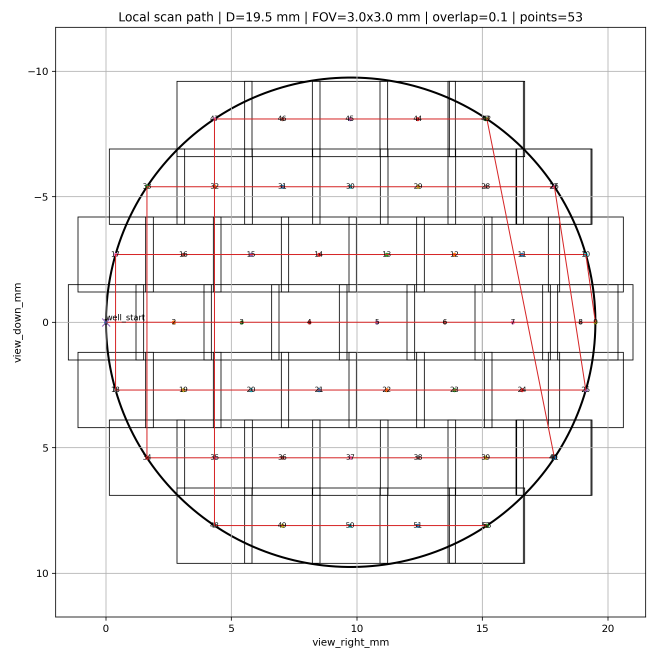
#> input picture local_scan_path_19p5mm_3x3_overlap0p1.png, 1980 x 1980 px (shown at 1/3 size)
$ python demo.py --inputs local_scan_path_19p5mm_3x3_overlap0p1.png --out out.png
#> lines starting #> are read from the running program, lines starting #| are printed output that depends on the picture; after the words box and inside, x2 and y2 are one past the last pixel; in counts of white or black regions, pixels touching at a corner belong together
import cv2
import json
import argparse
import numpy as np
from pathlib import Path


def to_gray_u8(img):
    if img.ndim == 3:
        if img.shape[2] == 4:
            img = img[:, :, :3]
        gray = cv2.cvtColor(img, cv2.COLOR_BGR2GRAY)
    else:
        gray = img

    if gray.dtype == np.uint16:
        lo, hi = np.percentile(gray, (1, 99))
        hi = max(hi, lo + 1.0)
        x = np.clip((gray.astype(np.float32) - lo) / (hi - lo), 0, 1)
        gray = (x * 255).astype(np.uint8)
    elif gray.dtype != np.uint8:
        gray = cv2.normalize(gray, None, 0, 255, cv2.NORM_MINMAX).astype(np.uint8)

    return gray


def fill_holes(binary_u8):
    h, w = binary_u8.shape
    inv = cv2.bitwise_not(binary_u8)
    mask = np.zeros((h + 2, w + 2), np.uint8)
    flood = inv.copy()
    cv2.floodFill(flood, mask, (0, 0), 255)
    holes = cv2.bitwise_not(flood)
    return cv2.bitwise_or(binary_u8, holes)


# [30 lines left out: functions centroid_from_mask, safe_point_from_mask, not called in this run]


def segment_binary(gray_u8, bg_blur_ksize=61, coarse_blur_ksize=101, close_ksize=51):
    clahe = cv2.createCLAHE(clipLimit=2.0, tileGridSize=(8, 8))
    g = clahe.apply(gray_u8)

    k = int(bg_blur_ksize) | 1
    bg = cv2.GaussianBlur(g, (k, k), 0)
    pre = cv2.addWeighted(g, 1.0, bg, -1.0, 0)
    pre = cv2.normalize(pre, None, 0, 255, cv2.NORM_MINMAX).astype(np.uint8)

    k2 = int(coarse_blur_ksize) | 1
    smooth = cv2.GaussianBlur(pre, (k2, k2), 0)
    smooth = cv2.normalize(smooth, None, 0, 255, cv2.NORM_MINMAX).astype(np.uint8)

    _, bw = cv2.threshold(smooth, 0, 255, cv2.THRESH_BINARY + cv2.THRESH_OTSU)

    h, w = bw.shape

    def foreground_ratio(x):
        return float((x > 0).sum()) / float(h * w)

    r1 = foreground_ratio(bw)
    r2 = foreground_ratio(cv2.bitwise_not(bw))

    def score(r):
        pen = 0.0
        if r < 0.001:
            pen += (0.001 - r) * 5000
        if r > 0.85:
            pen += (r - 0.85) * 5000
        return -pen

    bw_use = bw if score(r1) >= score(r2) else cv2.bitwise_not(bw)

    ck = int(close_ksize) | 1
    kernel = cv2.getStructuringElement(cv2.MORPH_ELLIPSE, (ck, ck))
    bw_use = cv2.morphologyEx(bw_use, cv2.MORPH_CLOSE, kernel, iterations=1)
    bw_use = fill_holes(bw_use)
    return bw_use


def extract_components(binary_u8, min_area=5000000, max_area=None):
    lab = (binary_u8 > 0).astype(np.uint8)
    n, labels, stats, _ = cv2.connectedComponentsWithStats(lab, connectivity=8)

    components = []
    for idx in range(1, n):
        area = int(stats[idx, cv2.CC_STAT_AREA])
        if area < min_area:
            continue
        if max_area is not None and area > max_area:
            continue

        comp_mask = (labels == idx).astype(np.uint8) * 255
        components.append(comp_mask)

    return components


# [23 lines left out: functions compute_roundness, bbox_from_mask, not called in this run]


def draw_overlay(gray_u8, targets):
    vis = cv2.cvtColor(gray_u8, cv2.COLOR_GRAY2BGR)
    contour_thickness = 10
    center_radius = 26
    font_scale = 2.0
    font_thickness = 6

    for t in targets:
        mask_u8 = t["mask"]
        contours, _ = cv2.findContours(mask_u8, cv2.RETR_EXTERNAL, cv2.CHAIN_APPROX_SIMPLE)
        if contours:
            cv2.drawContours(vis, contours, -1, (0, 255, 0), contour_thickness, cv2.LINE_AA)

        c = t["center_pixel"]
        # sp = t["safe_point"]
        tid = t["target_id"]

        if c is not None:
            cx, cy = int(round(c[0])), int(round(c[1]))
            cv2.circle(vis, (cx, cy), center_radius, (0, 0, 255), -1, cv2.LINE_AA)
            cv2.circle(vis, (cx, cy), center_radius + 4, (255, 255, 255), 2, cv2.LINE_AA)
            text_org = (cx + 36, cy - 36)
            cv2.putText(
                vis, tid, text_org,
                cv2.FONT_HERSHEY_SIMPLEX, font_scale, (255, 255, 255), font_thickness + 3, cv2.LINE_AA
            )
            cv2.putText(
                vis, tid, text_org,
                cv2.FONT_HERSHEY_SIMPLEX, font_scale, (0, 0, 255), font_thickness, cv2.LINE_AA
            )

        # if sp is not None:
        #     cv2.circle(vis, (int(sp[0]), int(sp[1])), 12, (0, 255, 255), -1, cv2.LINE_AA)

    return vis


def build_targets(component_masks, border_margin=10):
    targets = []

    for i, mask in enumerate(component_masks, start=1):
        area = int(mask.sum() // 255)
        centroid = centroid_from_mask(mask)
        safe_point, safe_radius = safe_point_from_mask(mask, border_margin=border_margin)
        bbox = bbox_from_mask(mask)
        roundness = compute_roundness(mask)

        targets.append({
            "target_id": f"C{i:02d}",
            "mask": mask,
            "area": area,
            "center_pixel": None if centroid is None else [float(centroid[0]), float(centroid[1])],
            "safe_point": None if safe_point is None else [int(safe_point[0]), int(safe_point[1])],
            "safe_radius_px": float(safe_radius),
            "bbox": bbox,
            "roundness": roundness,
        })

    # 按面积降序排序
    targets.sort(key=lambda x: x["area"], reverse=True)

    # 重新编号和排名
    for rank, t in enumerate(targets, start=1):
        t["rank"] = rank
        t["target_id"] = f"C{rank:02d}"

    return targets


def save_result_json(json_path, image_name, image_shape, targets, overlay_path):
    h, w = image_shape[:2]

    # 图像中心（像素）
    image_center = [round((w-1) / 2.0, 3), round((h-1) / 2.0, 3)]

    # 已知视野尺寸：6.5 mm × 6.5 mm
    fov_width_mm = 6.5
    fov_height_mm = 6.5

    mm_per_pixel = {
        "x": round(fov_width_mm / float(w), 6),
        "y": round(fov_height_mm / float(h), 6)
    }

    payload = {
        "image_id": Path(image_name).stem,
        "image_name": image_name,
        "image_size": {
            "width": int(w),
            "height": int(h),
        },
        "fov_size_mm": {
            "width": fov_width_mm,
            "height": fov_height_mm
        },
        "image_center": image_center,
        "mm_per_pixel": mm_per_pixel,
        "candidate_count": len(targets),
        "overlay_path": str(overlay_path),
        "candidates": []
    }

    for t in targets:
        center_pixel = None
        offset_from_image_center_px = None
        offset_from_image_center_mm = None

        if t["center_pixel"] is not None:
            cx, cy = t["center_pixel"]
            center_pixel = [round(cx, 3), round(cy, 3)]

            dx_px = cx - image_center[0]
            dy_px = cy - image_center[1]
            offset_from_image_center_px = [
                round(dx_px, 3),
                round(dy_px, 3)
            ]

            offset_from_image_center_mm = [
                round(dx_px * mm_per_pixel["x"], 6),
                round(dy_px * mm_per_pixel["y"], 6)
            ]

        payload["candidates"].append({
            "target_id": t["target_id"],
            "rank": t["rank"],
            "area": t["area"],
            "bbox": t["bbox"],
            "roundness": round(t["roundness"], 6),
            "center_pixel": center_pixel,
            "offset_from_image_center_px": offset_from_image_center_px,
            "offset_from_image_center_mm": offset_from_image_center_mm,
            "safe_point": t["safe_point"],
            "safe_radius_px": round(t["safe_radius_px"], 3),
            "mask_path": t["mask_path"],
        })

    with open(json_path, "w", encoding="utf-8") as f:
        json.dump(payload, f, ensure_ascii=False, indent=2)


def main():
    ap = argparse.ArgumentParser()
    ap.add_argument("--inputs", nargs="+", required=True, help="输入图像路径列表")
    ap.add_argument("--out", required=True, help="输出目录")
    ap.add_argument("--border_margin", type=int, default=10, help="安全点边界留白像素")
    ap.add_argument("--min_area", type=int, default=2000000, help="最小目标面积阈值")
    ap.add_argument("--max_area", type=int, default=0, help="最大目标面积阈值，0表示不限制")
    args = ap.parse_args()

    out_dir = Path(args.out)
    masks_dir = out_dir / "masks"
    overlays_dir = out_dir / "overlays"
    json_dir = out_dir / "json"

    masks_dir.mkdir(parents=True, exist_ok=True)
    overlays_dir.mkdir(parents=True, exist_ok=True)
    json_dir.mkdir(parents=True, exist_ok=True)

    max_area = None if args.max_area <= 0 else args.max_area

    for p in args.inputs:
        p = Path(p)
        img = cv2.imread(str(p), cv2.IMREAD_UNCHANGED)
#> img is the input picture: shape (1980, 1980, 4); mean B, G, R, A 241.2, 241.1, 242.8, 255
        if img is None:
            raise RuntimeError(f"Failed to read: {p}")

        gray = to_gray_u8(img)
#> in to_gray_u8, `gray = cv2.cvtColor(img, cv2.COLOR_BGR2GRAY)`:
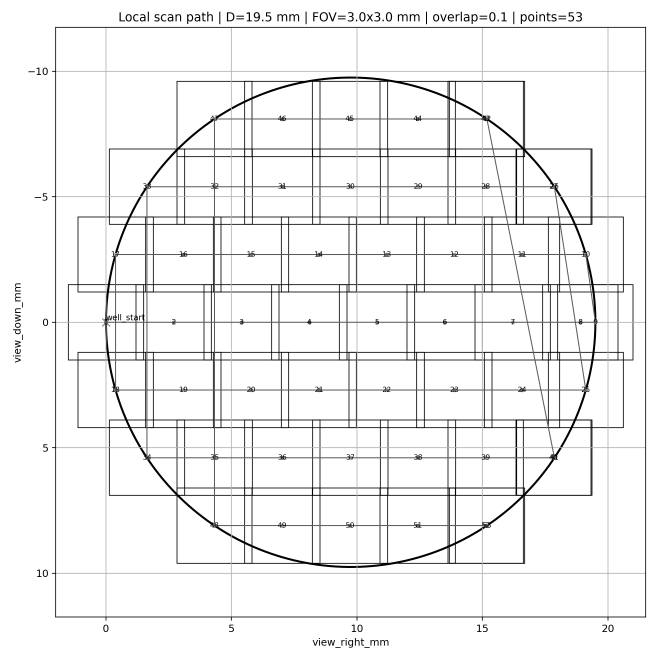
#> gray: shape (1980, 1980) (shown at 1/3 size); min 0, max 255, mean 241.7
        binary = segment_binary(gray)
#> in segment_binary, `bg = cv2.GaussianBlur(g, (k, k), 0)`:
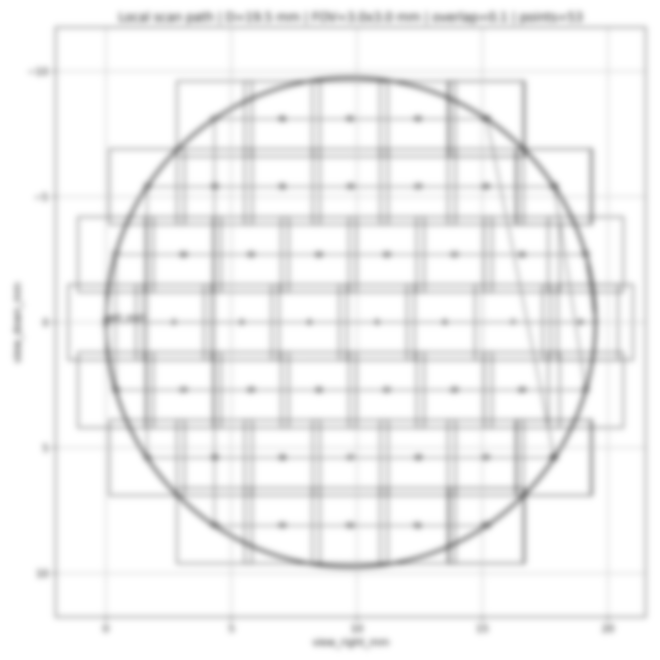
#> bg: shape (1980, 1980) (shown at 1/3 size); min 134, max 255, mean 241.7
#> in segment_binary, `pre = cv2.addWeighted(g, 1.0, bg, -1.0, 0)`:
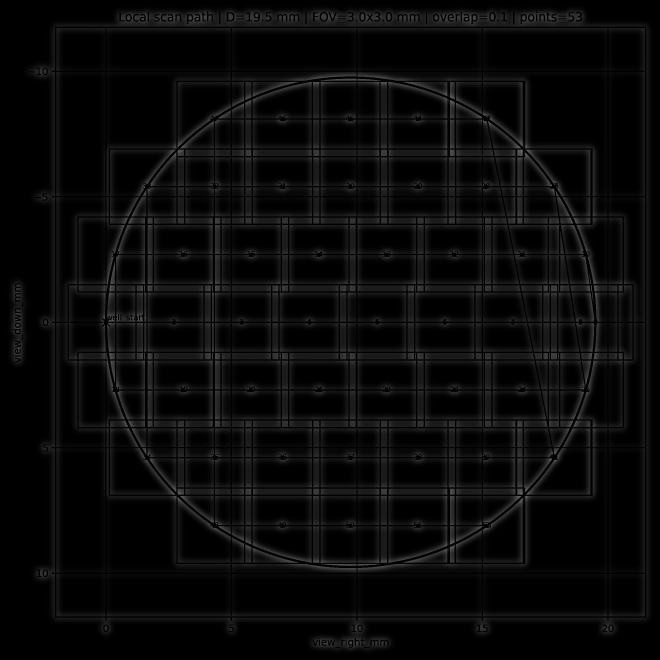
#> pre: shape (1980, 1980) (shown at 1/3 size); min 0, max 116, mean 9.9
#> in segment_binary, `pre = cv2.normalize(pre, None, 0, 255, cv2.NORM_MINMAX).astype(np.uint8)`:
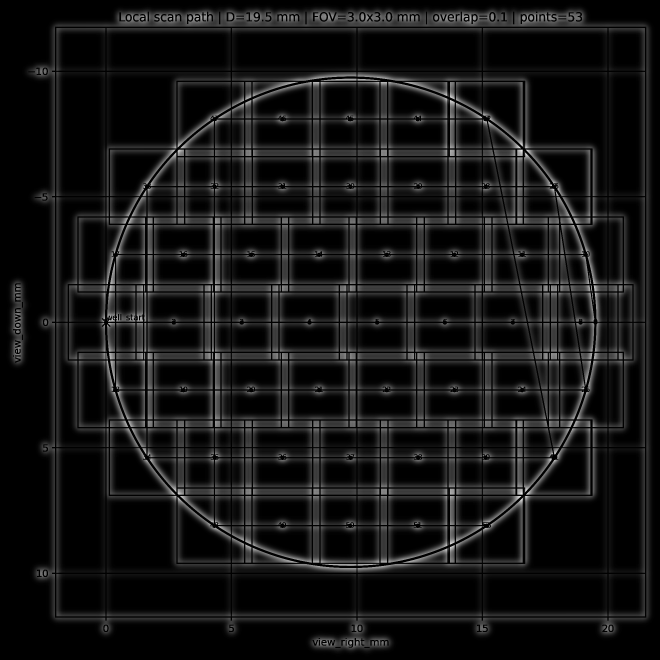
#> pre: shape (1980, 1980) (shown at 1/3 size); min 0, max 255, mean 21.7
#> in segment_binary, `smooth = cv2.normalize(smooth, None, 0, 255, cv2.NORM_MINMAX).astype(n..`:
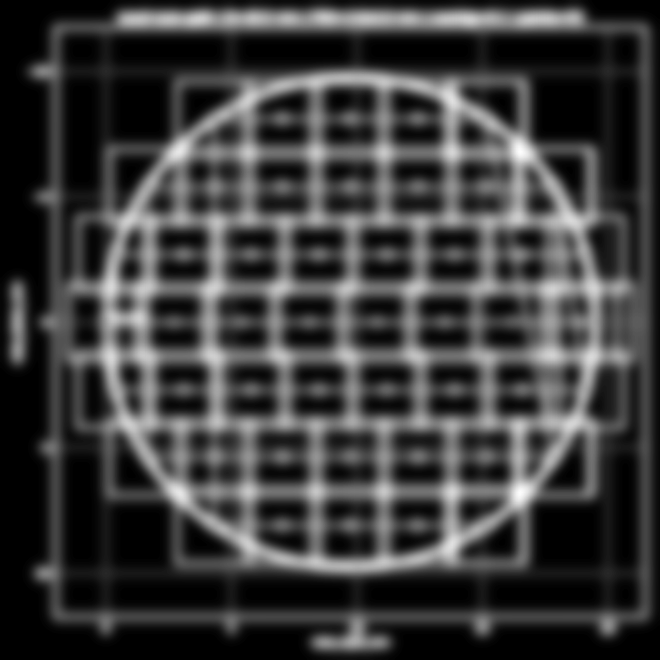
#> smooth: shape (1980, 1980) (shown at 1/3 size); min 0, max 255, mean 61.5
#> in segment_binary, `_, bw = cv2.threshold(smooth, 0, 255, cv2.THRESH_BINARY + cv2.THRESH_O..`:
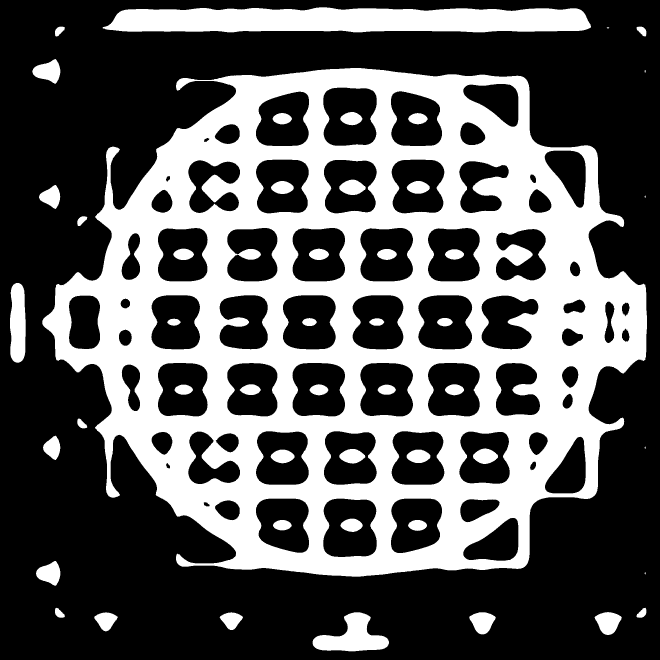
#> bw: shape (1980, 1980) (shown at 1/3 size); 35.8% white; 54 white regions (7 under 20 px), largest, box (x1, y1, x2, y2) and area: (127, 204, 1941, 1730) 1212264, (308, 22, 1773, 97) 94780, (938, 1837, 1167, 1954) 14100
#> in segment_binary, `r1 = foreground_ratio(bw)`: r1 = 0.358
#> in segment_binary, `r2 = foreground_ratio(cv2.bitwise_not(bw))`: r2 = 0.642
#> in segment_binary, `bw_use = cv2.morphologyEx(bw_use, cv2.MORPH_CLOSE, kernel, iterations=1)`: bw_use: shape (1980, 1980); 37.2% white; 30 white regions (3 under 20 px), largest, box (x1, y1, x2, y2) and area: (126, 204, 1941, 1730) 1299342, (308, 0, 1773, 97) 96152, (938, 1837, 1167, 1954) 14249
        component_masks = extract_components(binary, min_area=args.min_area, max_area=max_area)
#> in extract_components, `n, labels, stats, _ = cv2.connectedComponentsWithStats(lab, connectivi..`:
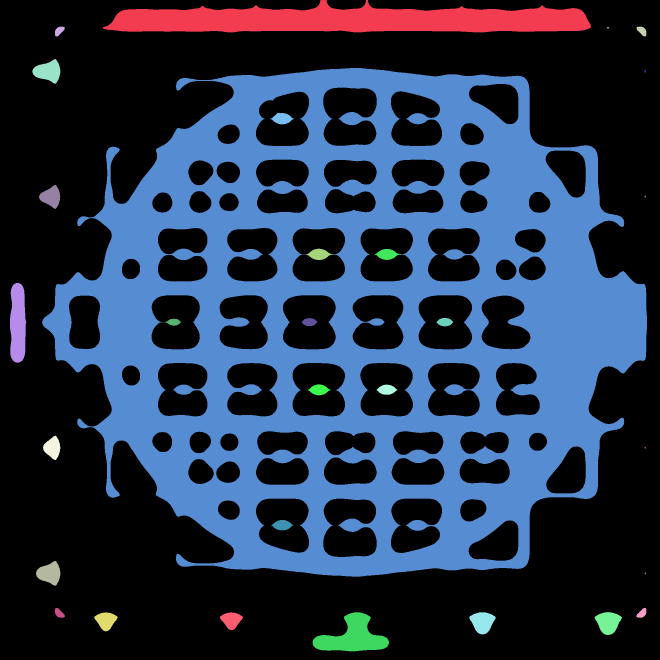
#> labels: shape (1980, 1980) int32 (shown at 1/3 size); 31 distinct labels, from 0 to 30; one colour per label, 0 black
#> in extract_components, `n, labels, stats, _ = cv2.connectedComponentsWithStats(lab, connectivi..`: n = 31; stats = 31 rows, first 6: [0, 0, 1980, 1980, 2462443], [308, 0, 1465, 97, 96152], [165, 80, 30, 30, 561], [1909, 80, 30, 30, 561], [1820, 82, 8, 3, 20], [97, 177, 84, 74, 3923]
#> the loop in extract_components, `for idx in range(1, n):` made 30 passes
#> area on passes 1, 2, 3, 4, 5, 6, 7, 8, 9, 11, 12, 13: 96152, 561, 561, 20, 3923, 1299342, 20, 1556, 2820, 1631, 1551, 9758
#> after the loop in extract_components, `for idx in range(1, n):`: components = []
#> component_masks = []
        targets = build_targets(component_masks, border_margin=args.border_margin)
#> targets = []

        # 保存每个目标的单独 mask
        for t in targets:
            mask_path = masks_dir / f"{p.stem}_{t['target_id']}_mask.png"
            cv2.imwrite(str(mask_path), t["mask"])
            t["mask_path"] = str(mask_path)
#> this loop made 0 passes

        overlay = draw_overlay(gray, targets)
        overlay_path = overlays_dir / f"{p.stem}_overlay.png"
        cv2.imwrite(str(overlay_path), overlay)

        json_path = json_dir / f"{p.stem}_result.json"
        save_result_json(json_path, p.name, gray.shape, targets, overlay_path)

        print(f"[OK] {p.name}")
        print(f"     targets: {len(targets)}")
#|      targets: 0
        print(f"     overlay: {overlay_path}")
        print(f"     json:    {json_path}")

    print("\nDone.")


if __name__ == "__main__":
    main()
